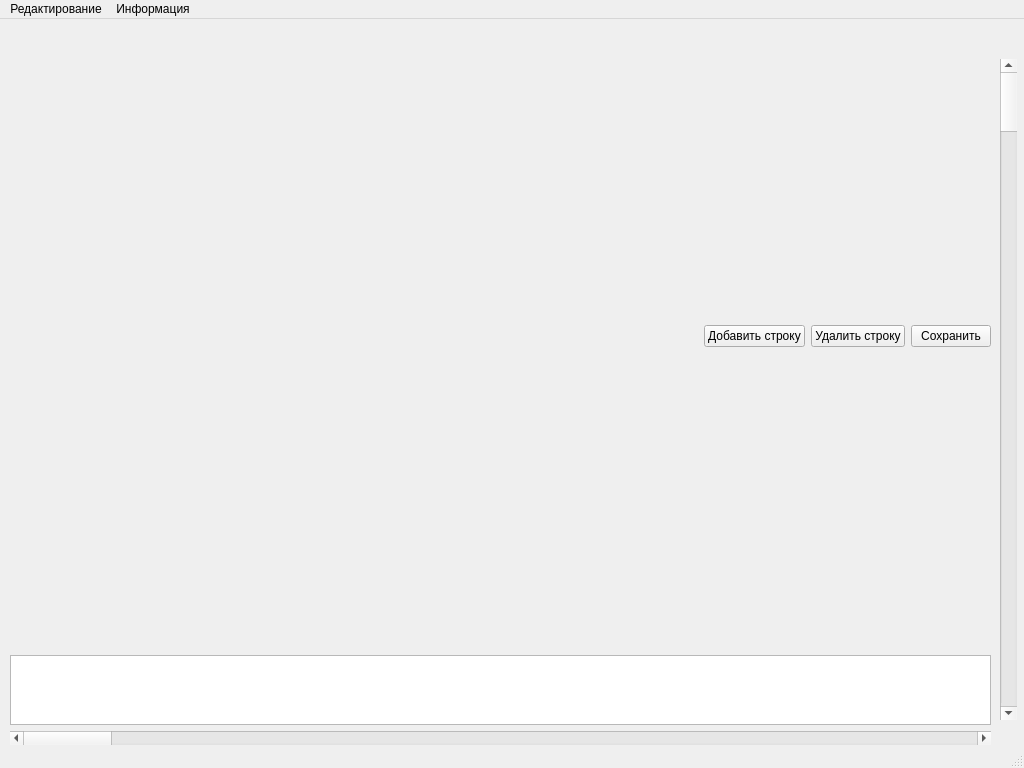
<?xml version="1.0" encoding="UTF-8"?>
<ui version="4.0">
 <class>MainWindow</class>
 <widget class="QMainWindow" name="MainWindow">
  <property name="windowModality">
   <enum>Qt::NonModal</enum>
  </property>
  <property name="geometry">
   <rect>
    <x>0</x>
    <y>0</y>
    <width>1024</width>
    <height>768</height>
   </rect>
  </property>
  <property name="sizePolicy">
   <sizepolicy hsizetype="Expanding" vsizetype="Expanding">
    <horstretch>0</horstretch>
    <verstretch>0</verstretch>
   </sizepolicy>
  </property>
  <property name="minimumSize">
   <size>
    <width>1024</width>
    <height>768</height>
   </size>
  </property>
  <property name="maximumSize">
   <size>
    <width>1024</width>
    <height>768</height>
   </size>
  </property>
  <property name="windowTitle">
   <string>MainWindow</string>
  </property>
  <property name="windowIcon">
   <iconset theme="x-office-document"/>
  </property>
  <property name="autoFillBackground">
   <bool>true</bool>
  </property>
  <property name="documentMode">
   <bool>true</bool>
  </property>
  <property name="dockOptions">
   <set>QMainWindow::AllowTabbedDocks|QMainWindow::AnimatedDocks|QMainWindow::GroupedDragging</set>
  </property>
  <widget class="QWidget" name="centralwidget">
   <widget class="QScrollBar" name="verticalScrollBar">
    <property name="geometry">
     <rect>
      <x>1000</x>
      <y>40</y>
      <width>17</width>
      <height>661</height>
     </rect>
    </property>
    <property name="orientation">
     <enum>Qt::Vertical</enum>
    </property>
   </widget>
   <widget class="QWidget" name="layoutWidget">
    <property name="geometry">
     <rect>
      <x>10</x>
      <y>5</y>
      <width>981</width>
      <height>721</height>
     </rect>
    </property>
    <layout class="QVBoxLayout" name="verticalLayout">
     <item>
      <layout class="QHBoxLayout" name="horizontalLayout">
       <property name="sizeConstraint">
        <enum>QLayout::SetMaximumSize</enum>
       </property>
       <item>
        <spacer name="horizontalSpacer">
         <property name="maximumSize">
          <size>
           <width>16777215</width>
           <height>16777215</height>
          </size>
         </property>
         <property name="orientation">
          <enum>Qt::Horizontal</enum>
         </property>
         <property name="sizeHint" stdset="0">
          <size>
           <width>668</width>
           <height>20</height>
          </size>
         </property>
        </spacer>
       </item>
       <item>
        <widget class="QPushButton" name="pushButtonAddRow">
         <property name="text">
          <string>Добавить строку</string>
         </property>
        </widget>
       </item>
       <item>
        <widget class="QPushButton" name="pushButtonDelRow">
         <property name="text">
          <string>Удалить строку</string>
         </property>
        </widget>
       </item>
       <item>
        <widget class="QPushButton" name="pushButtonSave">
         <property name="text">
          <string>Сохранить</string>
         </property>
        </widget>
       </item>
      </layout>
     </item>
     <item>
      <widget class="QTableWidget" name="tableWidget"/>
     </item>
     <item>
      <widget class="QScrollBar" name="horizontalScrollBar">
       <property name="maximumSize">
        <size>
         <width>16777215</width>
         <height>16777215</height>
        </size>
       </property>
       <property name="orientation">
        <enum>Qt::Horizontal</enum>
       </property>
      </widget>
     </item>
    </layout>
   </widget>
  </widget>
  <widget class="QMenuBar" name="menubar">
   <property name="geometry">
    <rect>
     <x>0</x>
     <y>0</y>
     <width>1024</width>
     <height>22</height>
    </rect>
   </property>
   <widget class="QMenu" name="menu">
    <property name="title">
     <string>Редактирование</string>
    </property>
    <addaction name="addRowM"/>
    <addaction name="editCellM"/>
    <addaction name="separator"/>
    <addaction name="delRowM"/>
   </widget>
   <widget class="QMenu" name="menu_2">
    <property name="title">
     <string>Информация</string>
    </property>
    <addaction name="abouteT"/>
   </widget>
   <addaction name="menu"/>
   <addaction name="menu_2"/>
  </widget>
  <widget class="QStatusBar" name="statusbar"/>
  <action name="addRowMB">
   <property name="text">
    <string>Добавить строку</string>
   </property>
  </action>
  <action name="action_2">
   <property name="text">
    <string>Редактировать ячейку</string>
   </property>
  </action>
  <action name="action_4">
   <property name="text">
    <string>Удалить строку</string>
   </property>
  </action>
  <action name="addRowM">
   <property name="text">
    <string>Добавить строку</string>
   </property>
  </action>
  <action name="addColM">
   <property name="text">
    <string>Добавить столбец</string>
   </property>
  </action>
  <action name="editCellM">
   <property name="text">
    <string>Редактировать ячейку</string>
   </property>
  </action>
  <action name="delRowM">
   <property name="text">
    <string>Удалить строку</string>
   </property>
  </action>
  <action name="delColM">
   <property name="text">
    <string>Удалить столбец</string>
   </property>
  </action>
  <action name="abouteT">
   <property name="text">
    <string>Сведения о таблице</string>
   </property>
  </action>
 </widget>
 <resources/>
 <connections/>
</ui>
